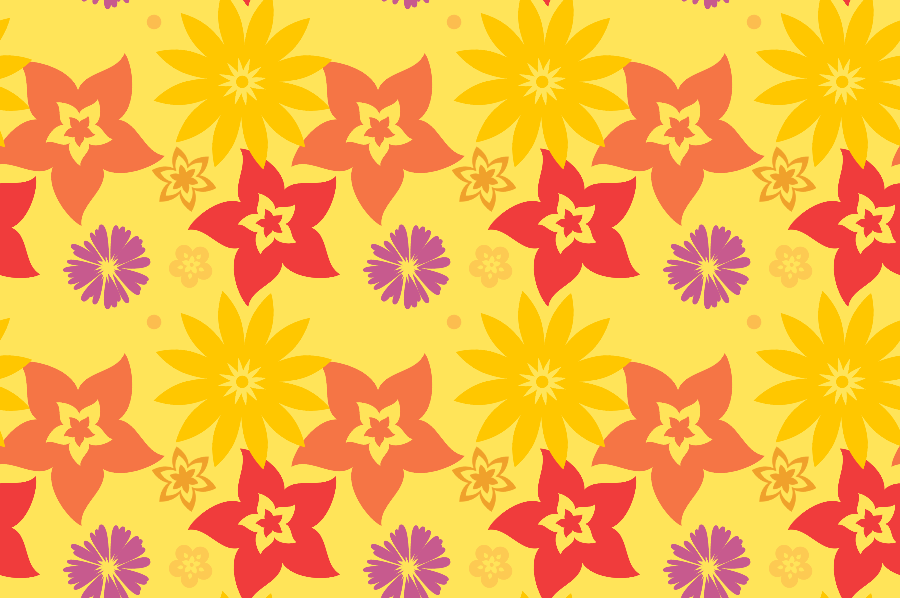
#> input picture Utils/images/img1.png, 900 x 600 px
$ python image_utils.py   (older library calls are emulated)
#> lines starting #> are read from the running program, lines starting #| are printed output that depends on the picture
#> in test_resizeImage, image is the input picture: shape (600, 900, 3); mean B, G, R 70.2, 181.9, 249.3
import math
import random
from enum import Enum

import cv2
import matplotlib.pyplot as plt
import numpy as np


class ResizeMode(Enum):
    CROP_ONLY = 2
    SQUASH = 3
    PAD = 4


# [29 lines left out: function image_resizeWWW, not called in this run]


def image_resize2(image, dim, center=(0,0), mode=ResizeMode.CROP_ONLY):
#> called with dim = (416, 416), center = (0, 0)
    xcenter, ycenter = center
    width, height = dim

    if width is None or height is None:
        return image

    xtrans = ytrans = 0
    xratio = yratio =1

    old_size = image.shape[:2]  # old_size is in (height, width) format
#> old_size = (600, 900)

    if mode == ResizeMode.CROP_ONLY:
        min_size = min(old_size)
#> min_size = 600
        if xcenter > 0:
            xtrans = clamp(xcenter - min_size // 2, 0, old_size[1] - min_size)
        if ycenter > 0:
            ytrans = clamp(ycenter - min_size // 2, 0, old_size[0] - min_size)

        desired_size = min(width, height)
        xratio = yratio = float(desired_size) / min(old_size)
#> xratio = 0.693; yratio = 0.693

    elif mode == ResizeMode.PAD:
        desired_size = min(width, height)
        xratio = yratio = float(desired_size) / max(old_size)

    elif mode == ResizeMode.SQUASH:
        xratio = width / old_size[1]
        yratio = height / old_size[0]

    src_pts = np.float32([[0, 0], [0, old_size[1] * yratio], [old_size[0] * xratio, old_size[1] * yratio]])
#> src_pts = [[0, 0], [0, 624], [416, 624]]
    dst_pts = np.float32([[xtrans, ytrans], [xtrans, ytrans + old_size[1]], [xtrans + old_size[0], ytrans + old_size[1]]])
#> dst_pts = [[0, 0], [0, 900], [600, 900]]
    transform_out = cv2.getAffineTransform(dst_pts, src_pts)

    image = cv2.warpAffine(image, transform_out, dim)
#> image: shape (416, 416, 3)
    return image, np.array(transform_out)

# [44 lines left out: functions inverse_transform, transform_boxes, transform_box, ClampBox, draw_detection_on_image, not called in this run]

def show_box(image, box, obj_class="", score=0):
    show_boxes(image, [box], obj_class, score)

# [13 lines left out: function show_boxes, not called in this run]


def clamp(n, smallest, largest): return max(smallest, min(n, largest))

#Test Section
def test_resizeImage(image_path, size, mode, window_caption):
    image = cv2.imread(image_path)
    image2, trans = image_resize2(image, size, mode=mode)
#> trans = [[0.693, 0, 0], [0, 0.693, 0]]

    f = plt.figure()
    f.add_subplot(1, 2, 1,  title="original")
    plt.imshow(image[..., ::-1])
    f.add_subplot(1, 2, 2, title=window_caption)
    plt.imshow(image2[..., ::-1])
    plt.show(block=True)

def test_all_image_resize():
    #crop
    test_resizeImage("images/img1.png", (416, 416), ResizeMode.CROP_ONLY, "Image 1 Crop no center")
    test_resizeImage("images/img1.png", (416, 416), ResizeMode.CROP_ONLY, "Image 1 Crop x trans")
    test_resizeImage("images/img1.png", (416, 416), ResizeMode.CROP_ONLY, "Image 1 Crop xy trans")

    test_resizeImage("images/img2.png", (416, 416), ResizeMode.CROP_ONLY, "Image 2 Crop no center")
#> call 4 of test_resizeImage, with image_path = 'images/img2.png', size = (416, 416), window_caption = 'Image 2 Crop no center'
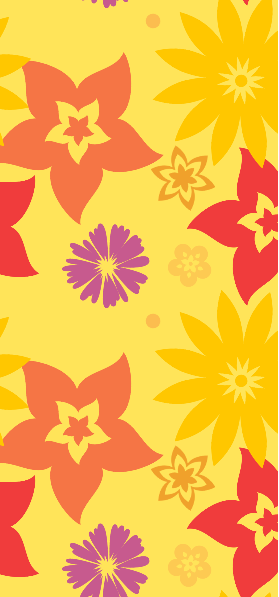
#> input picture Utils/images/img2.png, 279 x 597 px
#> in test_resizeImage, image is the input picture: shape (597, 279, 3); mean B, G, R 71.6, 182.1, 249.1
#> in test_resizeImage (call 4), `image2, trans = image_resize2(image, size, mode=mode)`: trans = [[1.49, 0, 0], [0, 1.49, 0]]
    test_resizeImage("images/img3.png", (416, 416), ResizeMode.CROP_ONLY, "Image 2 Crop no center")
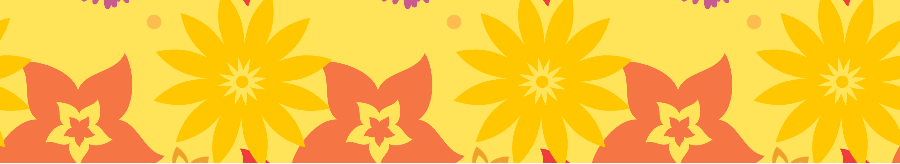
#> input picture Utils/images/img3.png, 900 x 164 px
#> in test_resizeImage, image is the input picture: shape (164, 900, 3); mean B, G, R 58.9, 196.5, 252.8
#> in test_resizeImage (call 5), `image2, trans = image_resize2(image, size, mode=mode)`: trans = [[2.54, 0, 0], [0, 2.54, 0]]

    # squash
    test_resizeImage("images/img1.png", (416, 416), ResizeMode.SQUASH, "Image 1 squash no center")
    test_resizeImage("images/img1.png", (416, 416), ResizeMode.SQUASH, "Image 1 squash x trans")
    test_resizeImage("images/img1.png", (416, 416), ResizeMode.SQUASH, "Image 1 squash xy trans")

    test_resizeImage("images/img2.png", (416, 416), ResizeMode.SQUASH, "Image 2 squash no center")
    test_resizeImage("images/img3.png", (416, 416), ResizeMode.SQUASH, "Image 2 squash no center")
#> in image_resize2 (call 10), `image = cv2.warpAffine(image, transform_out, dim)`:
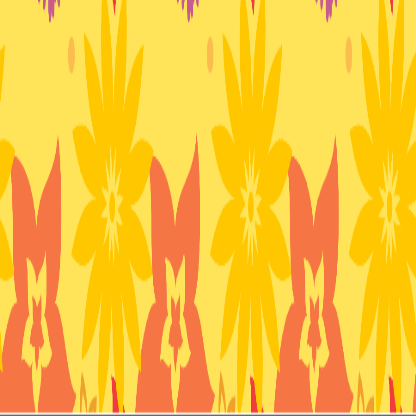
#> image: shape (416, 416, 3); mean of channels 0, 1, 2 58.7, 196.1, 252.3; drawn as B, G, R

    # PAD
    test_resizeImage("images/img1.png", (416, 416), ResizeMode.PAD, "Image 1 pad no center")
#> in image_resize2 (call 11), `image = cv2.warpAffine(image, transform_out, dim)`:
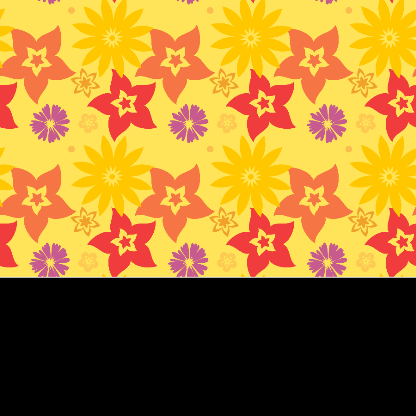
#> image: shape (416, 416, 3); mean of channels 0, 1, 2 46.9, 121.5, 166.4; drawn as B, G, R
    test_resizeImage("images/img1.png", (416, 416), ResizeMode.PAD, "Image 1 pad x trans")
    test_resizeImage("images/img1.png", (416, 416), ResizeMode.PAD, "Image 1 pad xy trans")

    test_resizeImage("images/img2.png", (416, 416), ResizeMode.PAD, "Image 2 pad no center")
#> in image_resize2 (call 14), `image = cv2.warpAffine(image, transform_out, dim)`:
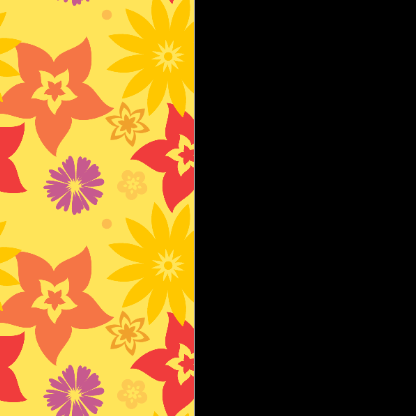
#> image: shape (416, 416, 3); mean of channels 0, 1, 2 33.4, 85.2, 116.5; drawn as B, G, R
    test_resizeImage("images/img3.png", (416, 416), ResizeMode.PAD, "Image 2 pad no center")
#> in image_resize2 (call 15), `image = cv2.warpAffine(image, transform_out, dim)`:
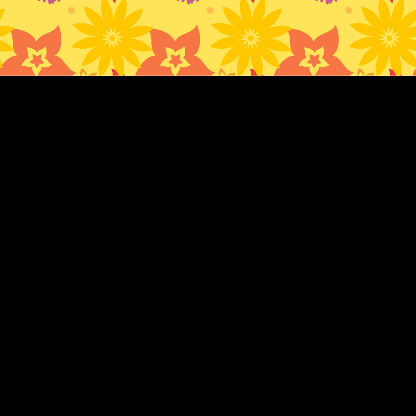
#> image: shape (416, 416, 3); mean of channels 0, 1, 2 10.7, 35.9, 46.2; drawn as B, G, R
#> in test_resizeImage (call 15), `image2, trans = image_resize2(image, size, mode=mode)`: trans = [[0.462, 0, 0], [0, 0.462, 0]]
#> in test_resizeImage (call 15), `plt.show(block=True)`:
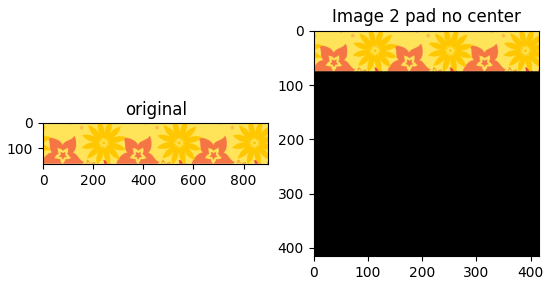
#> figure drawn by matplotlib, 2 panels


if __name__ == '__main__':
    test_all_image_resize()
